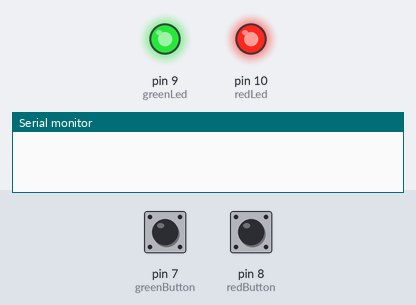
A sketch run on a simulated Arduino Uno, built with avr-gcc and run on an emulated ATmega328P. Parts: output pins drawn as LEDs (lit = HIGH), the last lines printed to the serial monitor. The inputs (shaded band) are chosen by the test bench; at power-on: pin 7 (greenButton) LOW, pin 8 (redButton) LOW.

Above: at 1.2 s.
1.3 s: pin 7 (greenButton) pulled HIGH for 0.15 s
At 2.5 s:
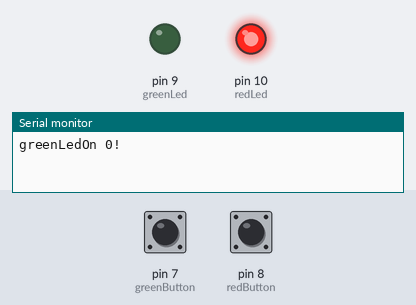
2.9 s: pin 8 (redButton) pulled HIGH for 0.15 s
At 3.9 s:
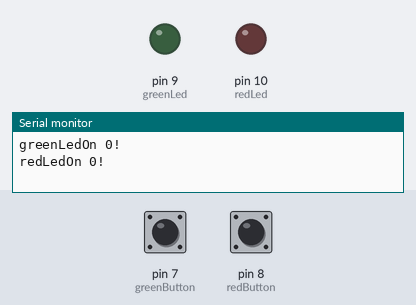
4.5 s: pin 7 (greenButton) pulled HIGH for 1 s
At 5.2 s:
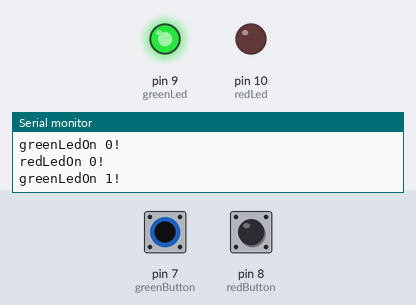
10.0 s: pin 7 (greenButton) pulled HIGH for 3.2 s
At 10.6 s:
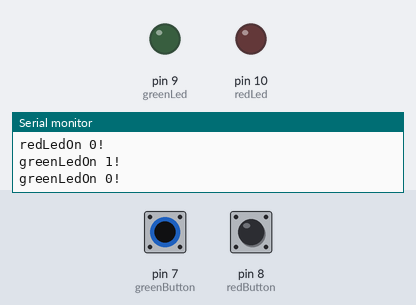
Timing chart, 0 to 13.0 s (numbered marks = the images above; inputs shaded):
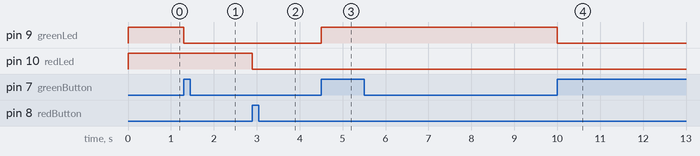

The sketch:

blinky-lite-tutorial.ino
```cpp
char serialBuf[32];
String serialCommand = "";
unsigned long debounceDelay = 100;

const int redLed = 10;
const int redButton = 8;
int redLedValue   = 255;
int redLedOn = 1;
int lastRedButtonReading = LOW;
unsigned long lastRedDebounceTime = 0;

const int greenLed = 9;
const int greenButton = 7;
int greenLedValue = 255;
int greenLedOn = 1;

int lastGreenButtonReading = LOW;
unsigned long lastGreenDebounceTime = 0;

void setup()
{
  pinMode(redLed, OUTPUT);
  pinMode(greenLed, OUTPUT);
  pinMode(redButton, INPUT);
  pinMode(greenButton, INPUT);

  analogWrite(redLed, redLedValue * redLedOn);
  analogWrite(greenLed, greenLedValue * greenLedOn);
  Serial.begin(9600);
}

void loop()
{
  readSerial();
  if (serialCommand.length() > 0)
  {
    Serial.println(serialCommand);
    if (serialCommand.indexOf("redLedOn") >= 0)
    {
      redLedOn = newIntSetting("redLedOn", serialCommand);
      analogWrite(redLed, redLedValue * redLedOn);
    }
    if (serialCommand.indexOf("redLedValue") >= 0)
    {
      redLedValue = newIntSetting("redLedValue", serialCommand);
      analogWrite(redLed, redLedValue * redLedOn);
    }
    if (serialCommand.indexOf("greenLedOn") >= 0)
    {
      greenLedOn = newIntSetting("greenLedOn", serialCommand);
      analogWrite(greenLed, greenLedValue * greenLedOn);
    }
    if (serialCommand.indexOf("greenLedValue") >= 0)
    {
      greenLedValue = newIntSetting("greenLedValue", serialCommand);
      analogWrite(greenLed, greenLedValue * greenLedOn);
    }
  }
  buttonDebouncer(&lastGreenDebounceTime, &lastGreenButtonReading, &greenLedOn, greenButton, greenLed, greenLedValue, "green");
  buttonDebouncer(&lastRedDebounceTime, &lastRedButtonReading, &redLedOn, redButton, redLed, redLedValue, "red");
}
void buttonDebouncer(unsigned long* lastDebounceTime, int* lastButtonReading, int* ledOn, int buttonPin, int ledPin, int ledValue, String color)
{
  if ((millis() - *lastDebounceTime) > debounceDelay)
  {
    int reading = digitalRead(buttonPin);
    if ((reading == HIGH) && (*lastButtonReading == LOW))
    {
      *lastDebounceTime = millis();
      if (*ledOn > 0)
      {
        *ledOn = 0;
        Serial.println(color + "LedOn 0!");
      }
      else
      {
        *ledOn = 1;
        Serial.println(color + "LedOn 1!");
      }
      analogWrite(ledPin, ledValue * *ledOn);
    }
    *lastButtonReading = reading;
  }
}
void readSerial()
{
  serialCommand = "";
  while(Serial.available() > 0)
  {

    for (int ii = 0; ii < sizeof(serialBuf); ++ii) serialBuf[ii] = 0;
    Serial.readBytesUntil('!', serialBuf, 31);
    serialCommand =  String(serialBuf);
  }
}
int newIntSetting(String setParse, String input)
{
  char intbuf[32];
  String newSettingString;
  newSettingString = input.substring(input.lastIndexOf(setParse) + setParse.length() + 1,input.length());
  newSettingString.toCharArray(intbuf, sizeof(intbuf));
  return atoi(intbuf);
}
```

Measured:
- after the input at 1.3 s, pin 9 (greenLed): HIGH → LOW at once
- after the input at 2.9 s, pin 10 (redLed): HIGH → LOW at once
- after the input at 4.5 s, pin 9 (greenLed): LOW → HIGH at once
- after the input at 10.0 s, pin 9 (greenLed): HIGH → LOW at once
